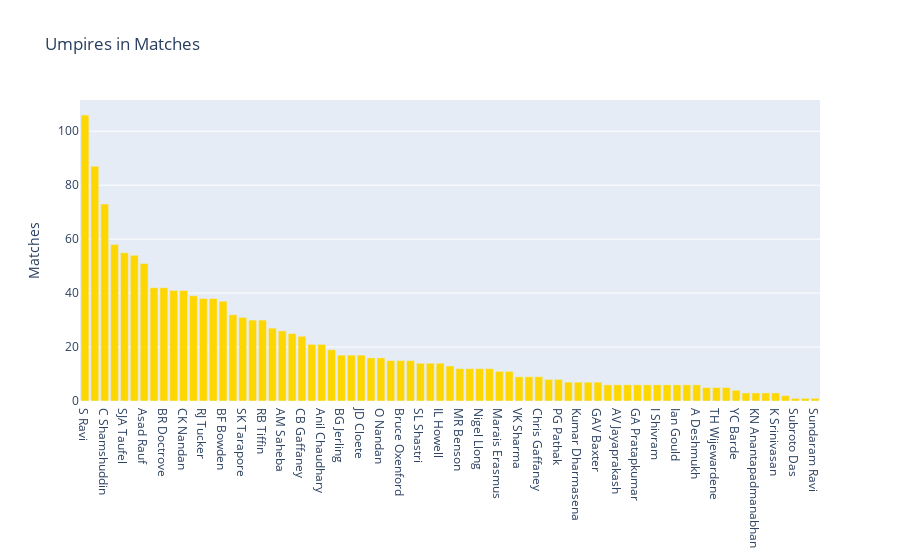

Notebook code cell kept with this figure:
### Code cell
data = [go.Bar(x=umps['index'],y=umps[0],marker=dict(color='gold'),opacity=1)]

layout = go.Layout(title='Umpires in Matches',
                   yaxis=dict(title='Matches'),bargap=0.2)

fig = go.Figure(data=data, layout=layout)
iplot(fig)

### Figure 1 — Plotly figure (JSON) as saved in the notebook; plotly's stock layout.template omitted (floating-point values rounded to 4 significant figures)
{"data": [{"marker": {"color": "gold"}, "opacity": 1, "type": "bar", "x": ["S Ravi", "HDPK Dharmasena", "C Shamshuddin", "AK Chaudhary", "SJA Taufel", "M Erasmus", "Asad Rauf", "Nitin Menon", "BR Doctrove", "RE Koertzen", "CK Nandan", "VA Kulkarni", "RJ Tucker", "Aleem Dar", "BF Bowden", "BNJ Oxenford", "SK Tarapore", "S Asnani", "RB Tiffin", "DJ Harper", "AM Saheba", "NJ Llong", "CB Gaffaney", "K Hariharan", "Anil Chaudhary", "RK Illingworth", "BG Jerling", "SS Hazare", "JD Cloete", "A Nand Kishore", "O Nandan", "K Srinath", "Bruce Oxenford", "S Das", "SL Shastri", "KN Ananthapadmanabhan", "IL Howell", "AY Dandekar", "MR Benson", "Yeshwant Barde", "Nigel Llong", "Anil Dandekar", "Marais Erasmus", "PR Reiffel", "VK Sharma", "Rod Tucker", "Chris Gaffaney", "Vineet Kulkarni", "PG Pathak", "RM Deshpande", "Kumar Dharmasena", "SJ Davis", "GAV Baxter", "SD Fry", "AV Jayaprakash", "Virender Kumar Sharma", "GA Pratapkumar", "K Ananthapadmanabhan", "I Shivram", "A.D Deshmukh", "Ian Gould", "AL Hill", "A Deshmukh", "A Nanda Kishore", "TH Wijewardene", "Ulhas Gandhe", "YC Barde", "Nanda Kishore", "KN Anantapadmanabhan", "K Bharatan", "K Srinivasan", "SD Ranade", "Subroto Das", "Nand Kishore", "Sundaram Ravi"], "y": [106, 87, 73, 58, 55, 54, 51, 42, 42, 41, 41, 39, 38, 38, 37, 32, 31, 30, 30, 27, 26, 25, 24, 21, 21, 19, 17, 17, 17, 16, 16, 15, 15, 15, 14, 14, 14, 13, 12, 12, 12, 12, 11, 11, 9, 9, 9, 8, 8, 7, 7, 7, 7, 6, 6, 6, 6, 6, 6, 6, 6, 6, 6, 5, 5, 5, 4, 3, 3, 3, 3, 2, 1, 1, 1]}], "layout": {"bargap": 0.2, "title": {"text": "Umpires in Matches"}, "yaxis": {"title": {"text": "Matches"}}}}
